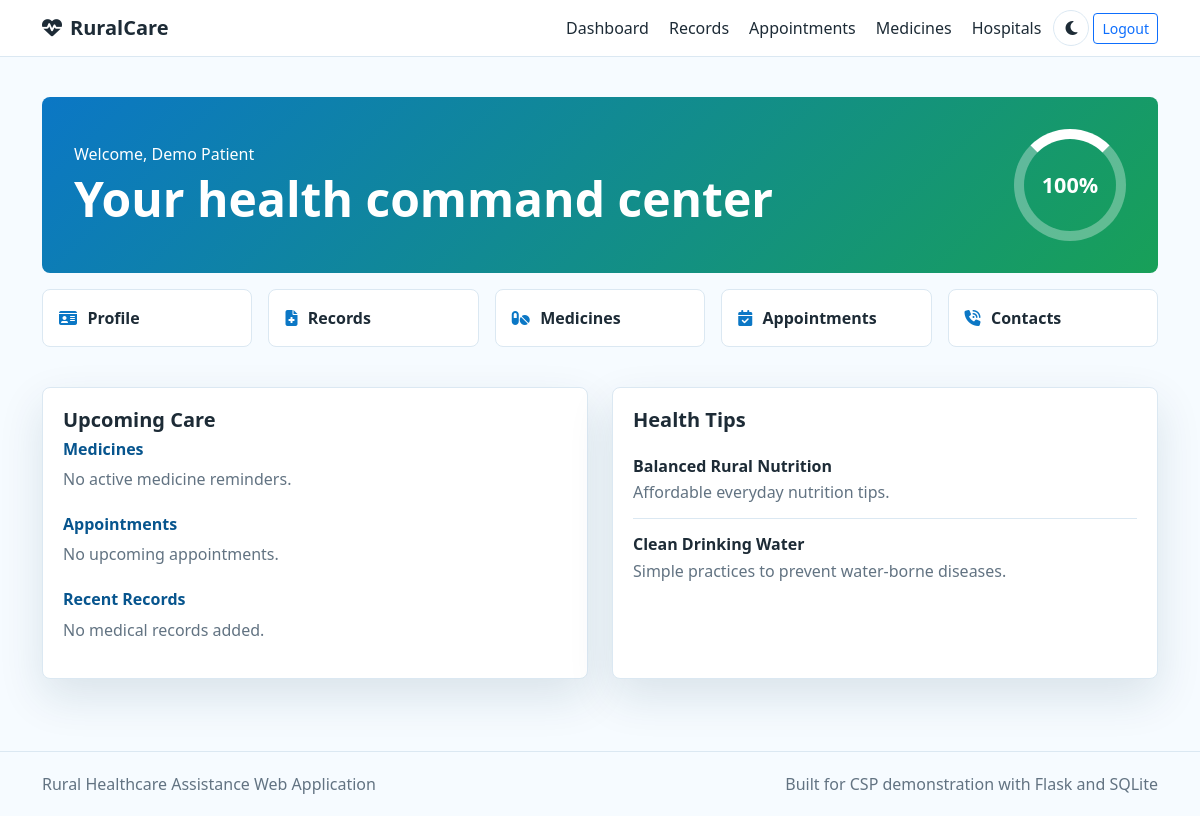
Screenshot of /user/dashboard (signed in) with the database file from the repository.
### models.py (models this page shows, shortened)
class User(UserMixin, db.Model):
    id = db.Column(db.Integer, primary_key=True)
    name = db.Column(db.String(120), nullable=False)
    email = db.Column(db.String(160), unique=True, nullable=False, index=True)
    password_hash = db.Column(db.String(255), nullable=False)
    is_admin = db.Column(db.Boolean, default=False)
    created_at = db.Column(db.DateTime, default=datetime.utcnow)
    profile = db.relationship("Profile", backref="user", uselist=False, cascade="all, delete-orphan")
    records = db.relationship("MedicalRecord", backref="user", cascade="all, delete-orphan")
    medicines = db.relationship("Medicine", backref="user", cascade="all, delete-orphan")
    appointments = db.relationship("Appointment", backref="user", cascade="all, delete-orphan")
    contacts = db.relationship("EmergencyContact", backref="user", cascade="all, delete-orphan")
    feedback = db.relationship("Feedback", backref="user", cascade="all, delete-orphan")

class Profile(db.Model):
    id = db.Column(db.Integer, primary_key=True)
    user_id = db.Column(db.Integer, db.ForeignKey("user.id"), nullable=False)
    full_name = db.Column(db.String(120))
    age = db.Column(db.Integer)
    gender = db.Column(db.String(40))
    blood_group = db.Column(db.String(10))
    height = db.Column(db.Float)
    weight = db.Column(db.Float)
    mobile = db.Column(db.String(20))
    address = db.Column(db.Text)
    emergency_contact = db.Column(db.String(20))
    allergies = db.Column(db.Text)
    chronic_diseases = db.Column(db.Text)
    profile_picture = db.Column(db.String(255))
    def completion_percentage(self):
        fields = [
            self.full_name,
            self.age,
            self.gender,
            self.blood_group,
            self.height,
            self.weight,
            self.mobile,
            self.address,
            self.emergency_contact,
            self.allergies,
            self.chronic_diseases,
        ]
        return round(sum(1 for field in fields if field not in (None, "")) / len(fields) * 100)

class HealthArticle(db.Model):
    id = db.Column(db.Integer, primary_key=True)
    title = db.Column(db.String(160), nullable=False)
    category = db.Column(db.String(80), nullable=False)
    summary = db.Column(db.String(240))
    content = db.Column(db.Text, nullable=False)
    image = db.Column(db.String(255))
    published = db.Column(db.Boolean, default=True)
    created_at = db.Column(db.DateTime, default=datetime.utcnow)

### routes/user.py (the view)
@user_bp.route("/dashboard")
@login_required
def dashboard():
    if current_user.is_admin:
        return redirect(url_for("admin.dashboard"))
    profile = current_user.profile or Profile(user_id=current_user.id, full_name=current_user.name)
    if not profile.id:
        db.session.add(profile)
        db.session.commit()
    upcoming_medicines = Medicine.query.filter(Medicine.user_id == current_user.id, Medicine.end_date >= date.today()).order_by(Medicine.end_date.asc()).limit(5).all()
    appointments = Appointment.query.filter(Appointment.user_id == current_user.id, Appointment.date >= date.today()).order_by(Appointment.date.asc()).limit(5).all()
    records = MedicalRecord.query.filter_by(user_id=current_user.id).order_by(MedicalRecord.date.desc()).limit(5).all()
    contacts = EmergencyContact.query.filter_by(user_id=current_user.id).limit(3).all()
    articles = HealthArticle.query.filter_by(published=True).order_by(HealthArticle.created_at.desc()).limit(3).all()
    return render_template("dashboard.html", profile=profile, upcoming_medicines=upcoming_medicines, appointments=appointments, records=records, contacts=contacts, articles=articles)

### models.py (called while the page is built)
@login_manager.user_loader
def load_user(user_id):
    return User.query.get(int(user_id))

### templates/dashboard.html (shortened to what this page needs)
{% extends "base.html" %}
{% block content %}
<section class="container py-4">
  <div class="dashboard-hero">
    <div>
      <p class="mb-1">Welcome, {{ current_user.name }}</p>
      <h1>Your health command center</h1>
    </div>
    <div class="progress-ring">{{ profile.completion_percentage() }}%</div>
  </div>
  <div class="quick-actions">
    <a href="{{ url_for('user.profile') }}"><i class="fa-solid fa-id-card"></i>Profile</a>
    <a href="{{ url_for('user.medical_records') }}"><i class="fa-solid fa-file-medical"></i>Records</a>
    <a href="{{ url_for('user.medicine_reminders') }}"><i class="fa-solid fa-pills"></i>Medicines</a>
    <a href="{{ url_for('user.appointments') }}"><i class="fa-solid fa-calendar-check"></i>Appointments</a>
    <a href="{{ url_for('user.emergency_contacts') }}"><i class="fa-solid fa-phone-volume"></i>Contacts</a>
  </div>
  <div class="row g-4 mt-1">
    <div class="col-lg-6">{% include "partials_list.html" with context %}</div>
    <div class="col-lg-6">
      <div class="panel h-100">
        <h2>Health Tips</h2>
        {% for article in articles %}
          <div class="list-row"><strong>{{ article.title }}</strong><span>{{ article.summary }}</span></div>
        {% else %}<p class="text-muted">No health articles yet.</p>{% endfor %}
      </div>
    </div>
  </div>
</section>
{% endblock %}

### static/css/style.css (style rules this page uses)
:root { --bg: #f6fbff; --panel: #ffffff; --text: #1d2b36; --muted: #627382; --primary: #0b77c5; --primary-dark: #07558e; --success: #18a058; --line: #dbe8f2; --shadow: 0 18px 45px rgba(20, 57, 85, 0.12); }
body { background: var(--bg); color: var(--text); font-family: "Segoe UI", system-ui, sans-serif; }
.panel, .feature-card { background: var(--panel); border: 1px solid var(--line); border-radius: 8px; box-shadow: var(--shadow); padding: 1.25rem; }
.feature-card h3, .panel h2 { font-size: 1.25rem; font-weight: 750; }
.list-row { display: flex; flex-direction: column; gap: 0.15rem; padding: 0.85rem 0; border-bottom: 1px solid var(--line); }
.list-row:last-child { border-bottom: 0; }
.list-row span, .text-muted { color: var(--muted) !important; }

### static/css/dashboard.css (style rules this page uses)
.dashboard-hero { background: linear-gradient(135deg, #0b77c5, #18a058); color: white; border-radius: 8px; padding: 2rem; display: flex; justify-content: space-between; align-items: center; gap: 1rem; }
.dashboard-hero h1 { margin: 0; font-size: clamp(2rem, 4vw, 3.5rem); font-weight: 800; }
.progress-ring { width: 7rem; height: 7rem; border: 10px solid rgba(255, 255, 255, 0.32); border-top-color: white; border-radius: 50%; display: grid; place-items: center; font-weight: 800; font-size: 1.35rem; flex: 0 0 auto; }
.quick-actions { display: grid; grid-template-columns: repeat(auto-fit, minmax(150px, 1fr)); gap: 1rem; margin: 1rem 0; }
.quick-actions a { background: var(--panel); border: 1px solid var(--line); border-radius: 8px; color: var(--text); display: flex; align-items: center; gap: 0.65rem; padding: 1rem; text-decoration: none; font-weight: 700; }
.quick-actions i { color: var(--primary); }

### rows the page displays
User: name "Demo Patient"
Profile: completion_percentage "100"
HealthArticle: title "Balanced Rural Nutrition", summary "Affordable everyday nutrition tips."
HealthArticle: title "Clean Drinking Water", summary "Simple practices to prevent water-borne diseases."
